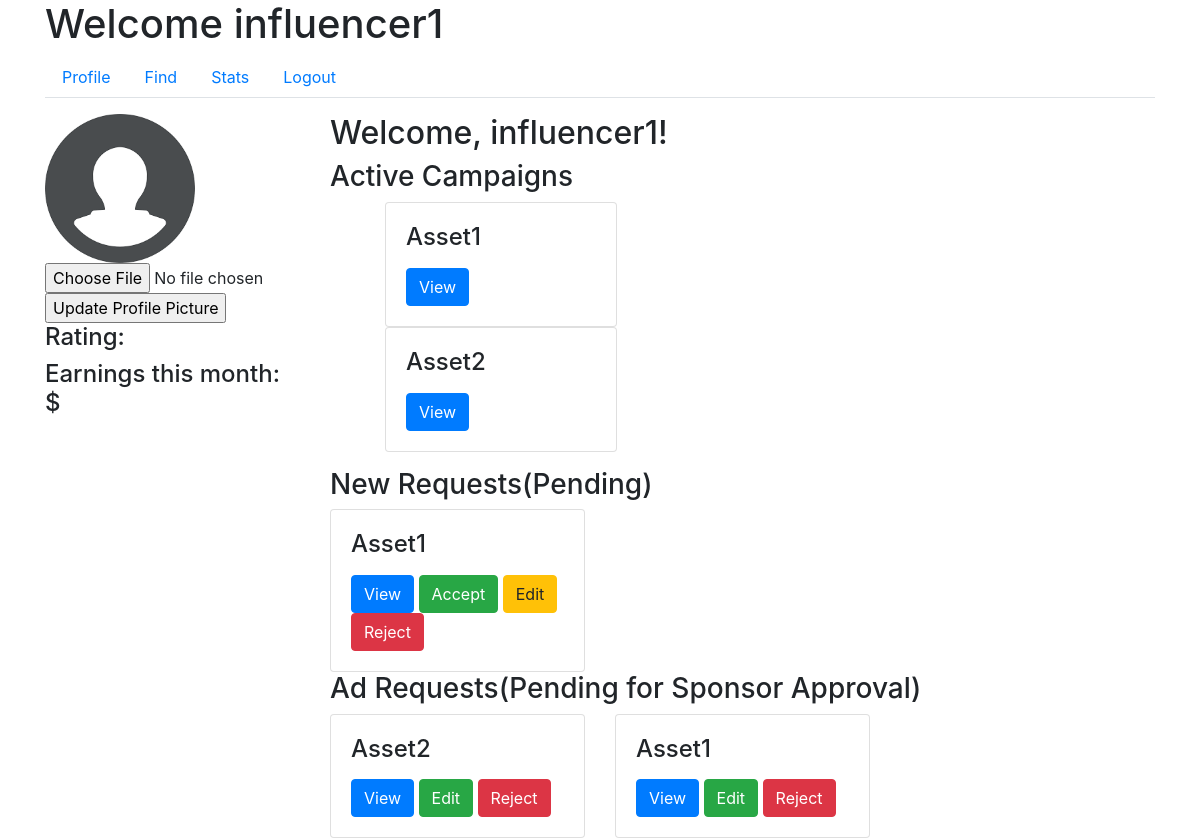
Before: /influencer/profile (signed in) with the older database file.
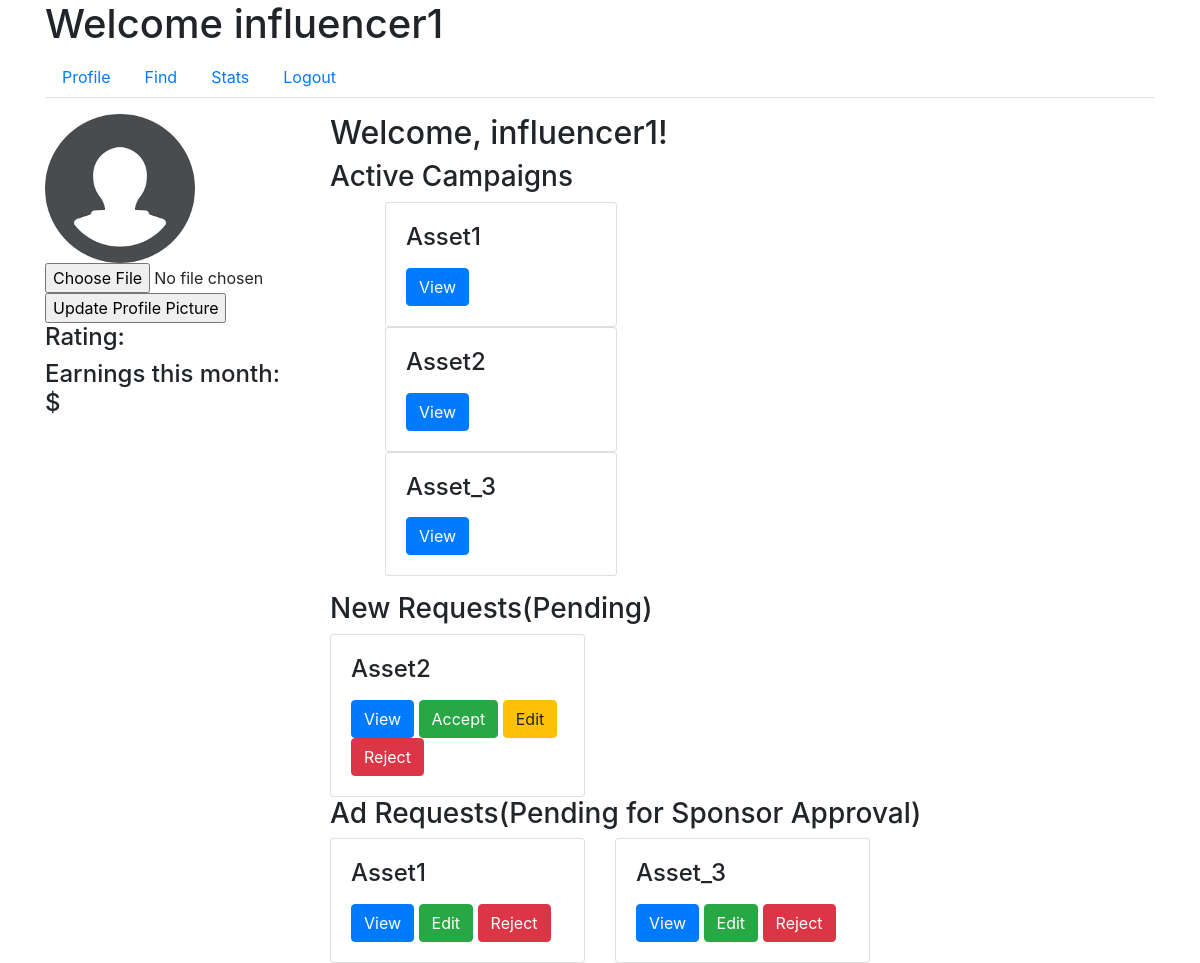
After: the same page with the newer database file.
### app/models.py (models this page shows, shortened)
class User(UserMixin, db.Model):
    id = db.Column(db.Integer, primary_key=True)
    username = db.Column(db.String(64), unique=True, nullable=False)
    email = db.Column(db.String(120), unique=True, nullable=False)
    password_hash = db.Column(db.String(128), nullable=False)
    role = db.Column(db.String(20), nullable=False)
    industry = db.Column(db.String(120))  # For Sponsors
    platforms = db.Column(db.Text)  # For Influencers
    category = db.Column(db.String(120))  # For Influencers
    niche = db.Column(db.String(120))  # For Influencers
    profile_pic = db.Column(db.String(20), nullable=False, default='download.png')

class Campaign(db.Model):
    id = db.Column(db.Integer, primary_key=True)
    name = db.Column(db.String(100), nullable=False)
    description = db.Column(db.Text, nullable=False)
    budget = db.Column(db.Float, nullable=False)
    visibility = db.Column(db.String(10), nullable=False)  # 'public', 'private'
    user_id = db.Column(db.Integer, db.ForeignKey('user.id'), nullable=False)
    ad_requests = db.relationship('AdRequest', backref='campaign', lazy=True)

class AdRequest(db.Model):
    id = db.Column(db.Integer, primary_key=True)
    campaign_id = db.Column(db.Integer, db.ForeignKey('campaign.id'), nullable=False)
    influencer_id = db.Column(db.Integer, db.ForeignKey('user.id'), nullable=False)
    requirements = db.Column(db.Text, nullable=False)
    payment_amount = db.Column(db.Float, nullable=False)
    status_influencer = db.Column(db.String(10), nullable=False)
    status_sponsor = db.Column(db.String(10), nullable=False)

### app/routes.py (the view)
@main.route('/influencer/profile')
@login_required
def influencer_profile():
    if current_user.role != 'influencer':
        return redirect(url_for('main.home'))
    influencer = current_user
    active_campaigns = Campaign.query.join(AdRequest, Campaign.id == AdRequest.campaign_id)\
    .filter(AdRequest.status_influencer == 'Accepted', AdRequest.influencer_id == influencer.id).all()
    new_requests = AdRequest.query.filter_by(influencer_id=influencer.id, status_influencer='Pending').all()
    sponsor_pending_request = AdRequest.query.filter_by(influencer_id=influencer.id, status_sponsor='Pending').all()
    return render_template('influencer_profile.html',
                           influencer=influencer,
                           active_campaigns=active_campaigns,
                           new_requests=new_requests,
                           sponsor_pending_request=sponsor_pending_request)

### app/models.py (called while the page is built)
@login_manager.user_loader
def load_user(user_id):
    return User.query.get(int(user_id))

### app/templates/influencer_profile.html (shortened to what this page needs)
{% extends "influencer_dashboard.html" %}
{% block tab_content %}
<div class="row">
    <div class="col-md-3">
        <div class="profile-sidebar">
            <img src="{{ url_for('static', filename='profile_pics/' + current_user.profile_pic) }}" alt="Profile Picture">
            <form action="{{ url_for('main.update_profile_pic') }}" method="POST" enctype="multipart/form-data">
                <input type="file" name="profile_pic">
                <input type="submit" value="Update Profile Picture">
            </form>
            <div class="profile-stats">
                <h4>Rating: {{ influencer.rating }}</h4>
                <h4>Earnings this month: ${{ influencer.earnings }}</h4>
            </div>
        </div>
    </div>
    <div class="col-md-9">
        <div class="profile-main">
            <h2>Welcome, {{ current_user.username }}!</h2>
            <h3>Active Campaigns</h3>
            <ul>
                {% for campaign in active_campaigns %}
                <div class="col-md-4">
                    <div class="request-box card">
                        <div class="card-body">
                            <h4 class="card-title">{{ campaign.name }}</h4>
                            <button class="btn btn-primary" data-toggle="modal" data-target="#campaignModal" data-id="{{ campaign.id }}">View</button>
                        </div>
                    </div>
                </div>
                {% endfor %}
            </ul>
            <h3>New Requests(Pending)</h3>
            <div class="row">
                {% for request in new_requests %}
                <div class="col-md-4">
                    <div class="request-box card">
                        <div class="card-body">
                            <h4 class="card-title">{{ request.campaign.name }}</h4>
                            <button class="btn btn-primary" data-toggle="modal" data-target="#campaignModal" data-id="{{ request.campaign.id }}">View</button>
                            <a href="{{ url_for('main.accept_request_influencer', id=request.id) }}" class="btn btn-success">Accept</a>
                            <a href="{{ url_for('main.edit_ad_request_infl', id=request.id) }}" class="btn btn-warning">Edit</a>
                            <a href="{{ url_for('main.reject_request_influencer', id=request.id) }}" class="btn btn-danger">Reject</a>
                        </div>
                    </div>
                </div>
                {% endfor %}
            </div>
            <h3>Ad Requests(Pending for Sponsor Approval)</h3>
            <div class="row">
                {% for request in sponsor_pending_request %}
                <div class="col-md-4">
                    <div class="request-box card">
                        <div class="card-body">
                            <h4 class="card-title">{{ request.campaign.name }}</h4>
                            <button class="btn btn-primary" data-toggle="modal" data-target="#campaignModal" data-id="{{ request.campaign.id }}">View</button>
                            <a href="{{ url_for('main.edit_ad_request_infl', id=request.id) }}" class="btn btn-success">Edit</a>
                            <a href="{{ url_for('main.reject_request_influencer', id=request.id) }}" class="btn btn-danger">Reject</a>
                        </div>
                    </div>
                </div>
                {% endfor %}
            </div>
        </div>
    </div>
</div>
{% endblock %}

### app/templates/influencer_dashboard.html (shortened to what this page needs)
{% extends "base.html" %}
{% block content %}
<h1>Welcome {{ current_user.username }}</h1>
<ul class="nav nav-tabs">
    <li class="nav-item">
        <a class="nav-link" href="{{ url_for('main.influencer_profile') }}">Profile</a>
    </li>
    <li class="nav-item">
        <a class="nav-link" href="{{ url_for('main.influencer_find') }}">Find</a>
    </li>
    <li class="nav-item">
        <a class="nav-link" href="{{ url_for('main.influencer_stats') }}">Stats</a>
    </li>
    <li class="nav-item">
        <a class="nav-link" href="{{ url_for('main.logout') }}">Logout</a>
    </li>
</ul>
<div class="tab-content mt-3">
    {% block tab_content %}{% endblock %}
</div>
{% endblock %}

### app/templates/base.html (shortened to what this page needs)
<!DOCTYPE html>
<html lang="en">
<head>
    <link rel="stylesheet" href="https://maxcdn.bootstrapcdn.com/bootstrap/4.0.0/css/bootstrap.min.css">
    <link href="https://stackpath.bootstrapcdn.com/bootstrap/4.3.1/css/bootstrap.min.css" rel="stylesheet">
    <link rel="stylesheet" href="{{ url_for('static', filename='css/styles.css') }}">
</head>
<body>
    <div class="container">
        {% block content %}{% endblock %}
    </div>
</body>
</html>

### app/static/css/styles.css (style rules this page uses)
.profile-sidebar img { max-width: 150px; max-height: 150px; object-fit: cover; }

Changed rows visible on the page:
no longer on this page (row edited): AdRequest: campaign.name "Asset1", shown under "New Requests(Pending)"
now on this page (row unchanged): Campaign: name "Asset_3"
changed AdRequest "Asset2": moves from the list under "Ad Requests(Pending for Sponsor Approval)" to the list under "New Requests(Pending)"
added AdRequest: campaign.name "Asset_3", shown under "Ad Requests(Pending for Sponsor Approval)"
